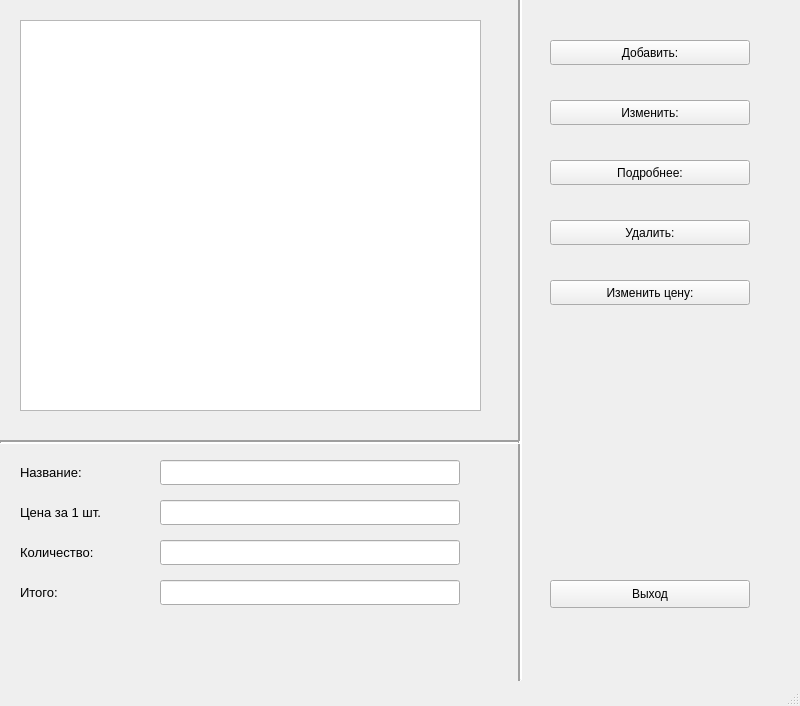
<?xml version="1.0" encoding="UTF-8"?>
<ui version="4.0">
 <class>MainWindow</class>
 <widget class="QMainWindow" name="MainWindow">
  <property name="geometry">
   <rect>
    <x>0</x>
    <y>0</y>
    <width>800</width>
    <height>706</height>
   </rect>
  </property>
  <property name="windowTitle">
   <string>MainWindow</string>
  </property>
  <widget class="QWidget" name="centralwidget">
   <widget class="QPushButton" name="add">
    <property name="geometry">
     <rect>
      <x>550</x>
      <y>40</y>
      <width>200</width>
      <height>25</height>
     </rect>
    </property>
    <property name="text">
     <string>Добавить:</string>
    </property>
   </widget>
   <widget class="QPushButton" name="change">
    <property name="geometry">
     <rect>
      <x>550</x>
      <y>100</y>
      <width>200</width>
      <height>25</height>
     </rect>
    </property>
    <property name="text">
     <string>Изменить:</string>
    </property>
   </widget>
   <widget class="QPushButton" name="detailed">
    <property name="geometry">
     <rect>
      <x>550</x>
      <y>160</y>
      <width>200</width>
      <height>25</height>
     </rect>
    </property>
    <property name="text">
     <string>Подробнее:</string>
    </property>
   </widget>
   <widget class="QPushButton" name="delete_2">
    <property name="geometry">
     <rect>
      <x>550</x>
      <y>220</y>
      <width>200</width>
      <height>25</height>
     </rect>
    </property>
    <property name="text">
     <string>Удалить:</string>
    </property>
   </widget>
   <widget class="QPushButton" name="change_price">
    <property name="geometry">
     <rect>
      <x>550</x>
      <y>280</y>
      <width>200</width>
      <height>25</height>
     </rect>
    </property>
    <property name="text">
     <string>Изменить цену:</string>
    </property>
   </widget>
   <widget class="QLabel" name="name">
    <property name="geometry">
     <rect>
      <x>20</x>
      <y>460</y>
      <width>120</width>
      <height>25</height>
     </rect>
    </property>
    <property name="font">
     <font>
      <pointsize>10</pointsize>
     </font>
    </property>
    <property name="text">
     <string>Название:</string>
    </property>
   </widget>
   <widget class="QLabel" name="price">
    <property name="geometry">
     <rect>
      <x>20</x>
      <y>500</y>
      <width>120</width>
      <height>25</height>
     </rect>
    </property>
    <property name="font">
     <font>
      <pointsize>10</pointsize>
     </font>
    </property>
    <property name="text">
     <string>Цена за 1 шт.</string>
    </property>
   </widget>
   <widget class="QLabel" name="numbers">
    <property name="geometry">
     <rect>
      <x>20</x>
      <y>540</y>
      <width>120</width>
      <height>25</height>
     </rect>
    </property>
    <property name="font">
     <font>
      <pointsize>10</pointsize>
     </font>
    </property>
    <property name="text">
     <string>Количество:</string>
    </property>
   </widget>
   <widget class="QLabel" name="total">
    <property name="geometry">
     <rect>
      <x>20</x>
      <y>580</y>
      <width>120</width>
      <height>25</height>
     </rect>
    </property>
    <property name="font">
     <font>
      <pointsize>10</pointsize>
     </font>
    </property>
    <property name="text">
     <string>Итого:</string>
    </property>
   </widget>
   <widget class="QLineEdit" name="line_name">
    <property name="geometry">
     <rect>
      <x>160</x>
      <y>460</y>
      <width>300</width>
      <height>25</height>
     </rect>
    </property>
   </widget>
   <widget class="QLineEdit" name="line_price">
    <property name="geometry">
     <rect>
      <x>160</x>
      <y>500</y>
      <width>300</width>
      <height>25</height>
     </rect>
    </property>
   </widget>
   <widget class="QLineEdit" name="line_numbers">
    <property name="geometry">
     <rect>
      <x>160</x>
      <y>540</y>
      <width>300</width>
      <height>25</height>
     </rect>
    </property>
   </widget>
   <widget class="QLineEdit" name="line_total">
    <property name="geometry">
     <rect>
      <x>160</x>
      <y>580</y>
      <width>300</width>
      <height>25</height>
     </rect>
    </property>
   </widget>
   <widget class="Line" name="line">
    <property name="geometry">
     <rect>
      <x>500</x>
      <y>-50</y>
      <width>41</width>
      <height>731</height>
     </rect>
    </property>
    <property name="lineWidth">
     <number>2</number>
    </property>
    <property name="orientation">
     <enum>Qt::Vertical</enum>
    </property>
   </widget>
   <widget class="Line" name="line_2">
    <property name="geometry">
     <rect>
      <x>0</x>
      <y>440</y>
      <width>520</width>
      <height>5</height>
     </rect>
    </property>
    <property name="lineWidth">
     <number>2</number>
    </property>
    <property name="orientation">
     <enum>Qt::Horizontal</enum>
    </property>
   </widget>
   <widget class="QTableWidget" name="table">
    <property name="geometry">
     <rect>
      <x>20</x>
      <y>20</y>
      <width>461</width>
      <height>391</height>
     </rect>
    </property>
   </widget>
   <widget class="QPushButton" name="close_form">
    <property name="geometry">
     <rect>
      <x>550</x>
      <y>580</y>
      <width>200</width>
      <height>28</height>
     </rect>
    </property>
    <property name="text">
     <string>Выход</string>
    </property>
   </widget>
  </widget>
  <widget class="QMenuBar" name="menubar">
   <property name="geometry">
    <rect>
     <x>0</x>
     <y>0</y>
     <width>800</width>
     <height>26</height>
    </rect>
   </property>
  </widget>
  <widget class="QStatusBar" name="statusbar"/>
 </widget>
 <resources/>
 <connections/>
</ui>
